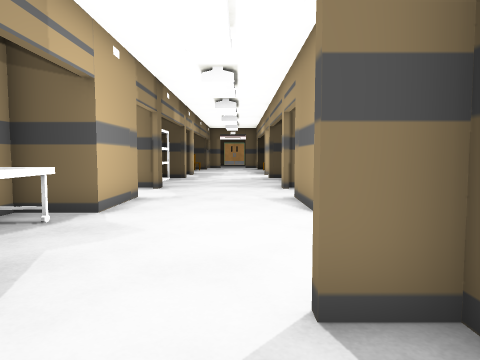
[1] (above)

24 first-person views from a walk through a scene from a Unity 3-D project. The camera is 1.2 m above the floor, tilts 4° down and sees 70° across. The floor is counted in squares, 1 m on a side. Each view is taken from the middle of a square. On the plan, view 1 faces up. The plan holds only what a view shows up to about 14 squares ahead; the rest is blank. The place goes on beyond the plan. The player character is not drawn. Some animated figures are left out. Door leaves are left out, so doorways stand open. Some surface patterns are stand-ins.

[2]
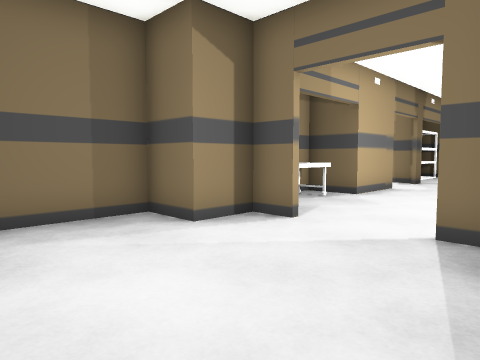

[3]
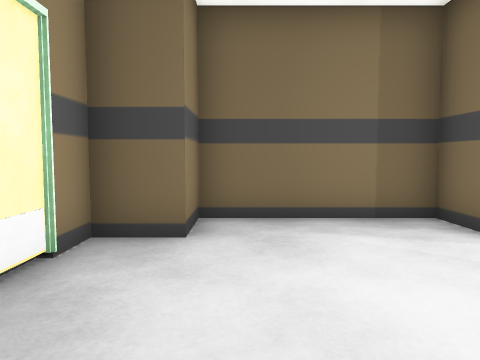

[4]
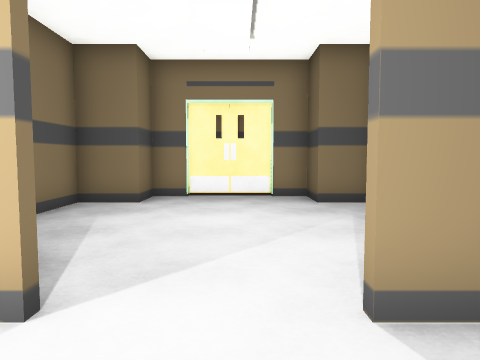

[5]
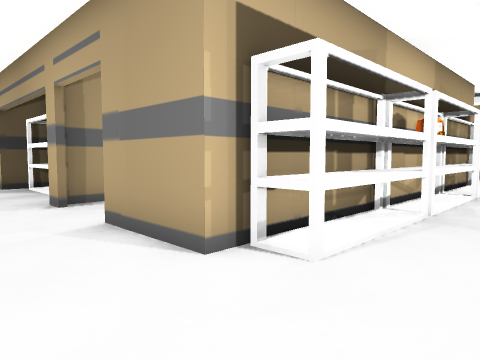

[6]
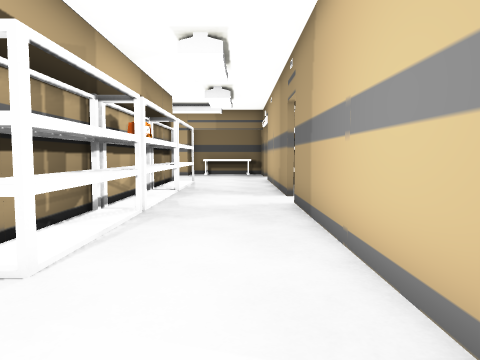

[7]
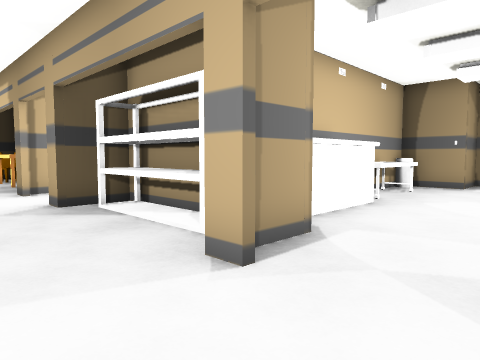

[8]
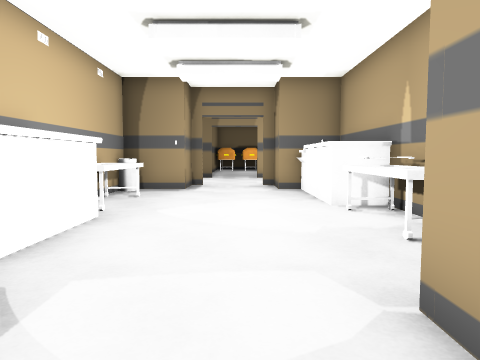

[9]
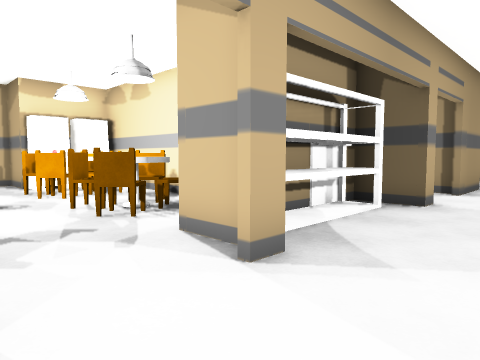

[10]
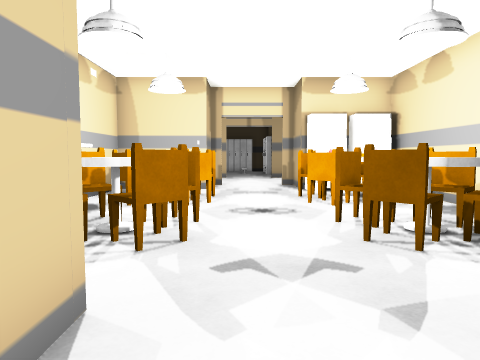

[11]
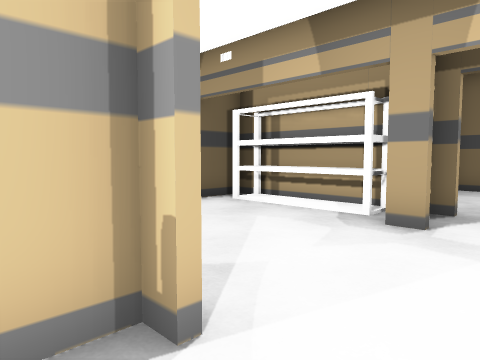

[12]
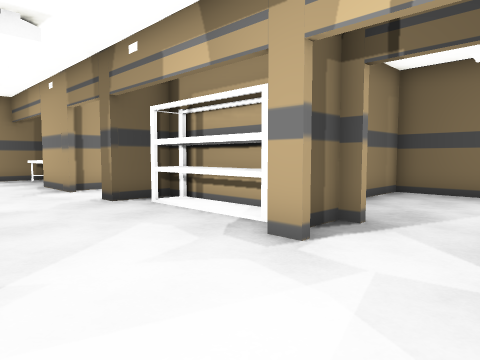

[13]
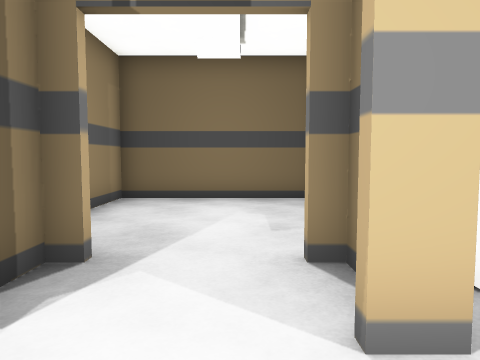

[14]
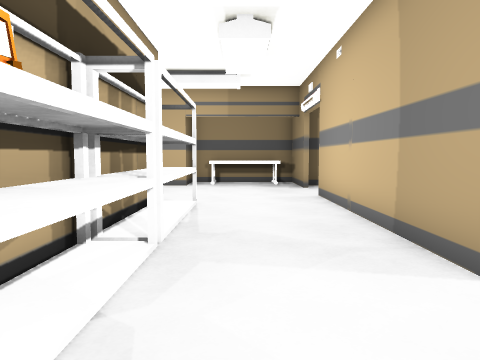

[15]
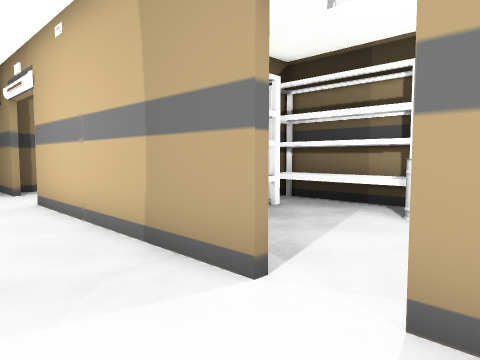

[16]
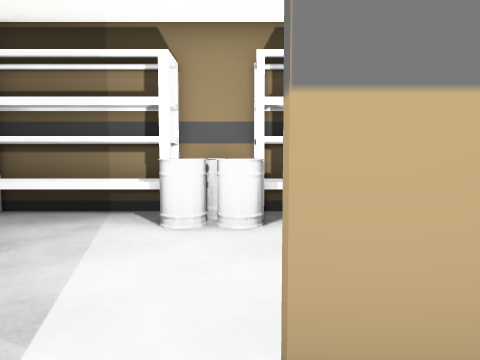

[17]
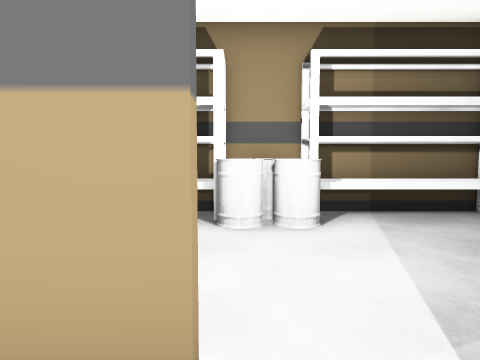

[18]
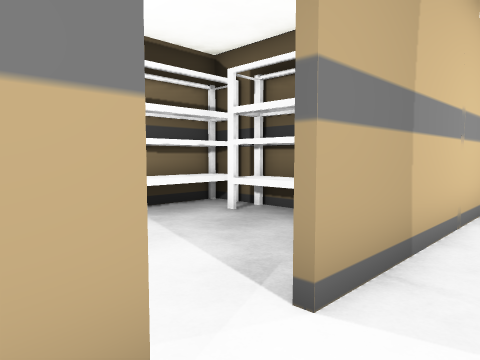

[19]
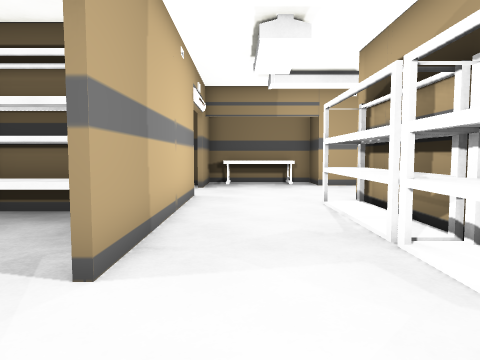

[20]
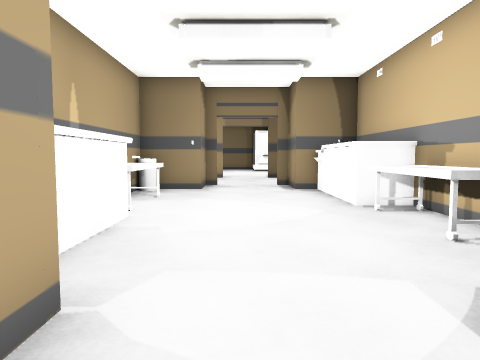

[21]
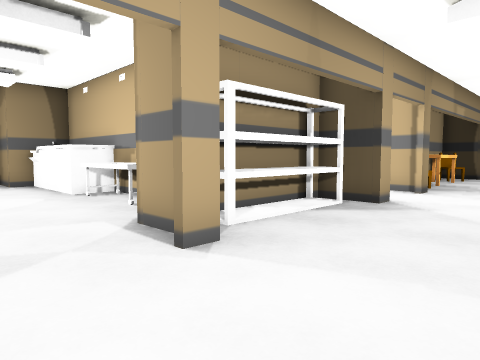

[22]
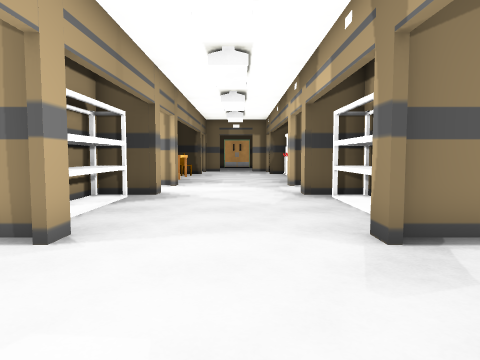

[23]
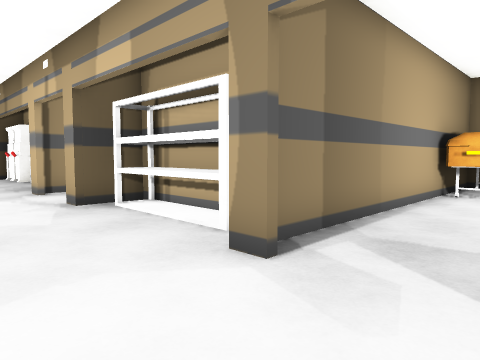

[24]
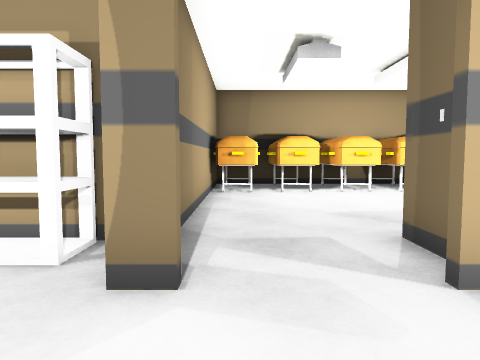

### Floor plan
Points are (right, up) in squares from view 1. A wall is a line through its corners. A room is listed if a view was taken in it or the views show most of it. See-through windows are left out.
Room 1 (views 1, 2, 3)
walls: (-1.9, 2.4) (-3, 2.4) (-3, 0.8) (-4.6, 0.8) (-4.6, -3.8) (-3, -3.8) (-3, -5.2) (1.6, -5.2) (1.6, -3.8) (3.2, -3.8) (3.2, -2); (1.6, 2.4) (0.5, 2.4)
ways out: open door at (-1, 2.5) to room 2
Room 2 (views 4, 5, 6, 7, 8, 9, 10, 11, 12, 13, 14, 15, 16, 17, 18, 19)
walls: (1.9, 9.6) (3.6, 9.6) (3.6, 7.5); (3.6, 13.5) (3.6, 13) (1.9, 13); (2.6, 7.2) (1.6, 7.2) (1.6, 10.1); (1.6, 12.5) (1.6, 13.2) (3.4, 13.2) (3.4, 13.6); (8.6, 15.2) (7.6, 15.2); (5.4, 2.6) (7.9, 2.6); (11.1, 15.6) (12.5, 15.6); (13.4, 8.1) (13.4, 9.6) (14.8, 9.6); (9.1, 2.6) (11.5, 2.6); (12.5, 15.2) (11.4, 15.2); (3.5, 18.6) (1.6, 18.6) (1.6, 19.2); (-3, 10.1) (-3, 7.2) (-4.8, 7.2); (0.5, 2.6) (3.6, 2.6); (15.1, 7.2) (14.4, 7.2); (15.2, 13) (13.4, 13) (13.4, 13.5); (1.8, 18.8) (3.6, 18.8); (3.6, 0.4) (3.6, -1); (13.4, 2.6) (16.5, 2.6); (13.4, 18.8) (15.2, 18.8); (-2.9, 2.6) (-1.9, 2.6); (3.6, 22.2) (1.9, 22.2); (1.6, 21.8) (1.6, 22.5); (-3, 19.2) (-3, 18.5); (-4.8, 17.9) (-4.8, 13.2) (-3, 13.2) (-3, 12.5); (4.1, -3.4) (13.2, -3.4); (-4.8, 18.8) (-3.8, 18.8); (15.1, 22.2) (13.5, 22.2); (-3, 22.5) (-3, 21.8)
ways out: open door at (-1, 2.5) to room 1; opening at (16.3, 5) to room 3; open door at (15, 11) to room 3; open door at (15, 20.5) to room 3; open door at (-5, 20.5); open door at (-3, 11); open door at (2, 11); open door at (2, 20.5); open door at (8.7, 2.7)
objects: other object (-4, 3) to (-4, 6); shelf (-4, 14) to (-4, 18); shelf (2, 6) to (6, 7); shelf (2, 14) to (3, 18); shelf (4, -3) to (7, -2); shelf (4, -2) to (5, 2); bin (4, 8); other object (4, 14) to (7, 15); chair (5, 17) to (6, 17); chair (5, 18) to (6, 19); chair (5, 22) to (6, 22); other object (6, 8) to (7, 9); shelf (7, 6) to (7, 7); chair (7, 17) to (8, 17); chair (7, 18) to (8, 19); barrel (8, -3) to (9, -3); barrel (8, -2); radio (8, 6) to (8, 7); other object (8, 8); other object (8, 9); other object (8, 14) to (11, 15); chair (8, 22); barrel (9, -2); shelf (9, 6) to (10, 7); other object (9, 8) to (9, 9); other object (9, 17) to (10, 17); chair (9, 18) to (10, 19); chair (9, 22) to (10, 22); shelf (10, -3) to (13, -2); other object (10, 9) to (13, 9); shelf (11, 6) to (15, 7); other object (11, 17) to (12, 17); chair (11, 18) to (11, 19); shelf (12, -2) to (13, -1); shelf (12, 2) to (13, 2); chair (12, 22)
Room 3 (views 20, 21, 22, 23, 24)
walls: (20.9, 9.6) (22, 9.6); (20, 12.5) (20, 13.2); (20, 7.1) (20, 8.1); (21.8, 13.9) (21.8, 18.6) (20, 18.6) (20, 19.2); (15.4, 13.2) (15.4, 12.5); (18.9, 2.6) (20.1, 2.6); (31.5, 13) (20.4, 13); (15.4, 19.2) (15.4, 18.6) (13.5, 18.6); (20, 21.8) (20, 22.5); (15.4, 22.5) (15.4, 21.8)
ways out: opening at (16.3, 5) to room 2; open door at (15, 11) to room 2; open door at (15, 20.5) to room 2; open door at (18, 2.5); open door at (20, 11); open door at (20, 20.5)
objects: other object (12, 18) to (13, 19); bin (13, 15); other object (13, 16) to (13, 17); shelf (14, 14) to (15, 18); shelf (21, 14) to (21, 18); other object (28, 7); other object (28, 8) to (29, 9); other object (28, 9); other object (28, 10) to (31, 10); other object (28, 11) to (31, 11); other object (28, 12) to (31, 12); other object (29, 6) to (29, 7)

Positions as (right, up) in squares from view 1, and headings:
1: (0, 0), facing up
2: (2, -3), facing up-left
3: (2, -3), facing left
4: (-1, 5), facing down
5: (-1, 4), facing up-right
6: (-1, 4), facing right
7: (-1, 10), facing up-right
8: (1, 11), facing right
9: (-1, 22), facing down-right
10: (1, 21), facing right
11: (3, 21), facing down-left
12: (1, 22), facing down-left
13: (-1, 21), facing left
14: (6, 5), facing right
15: (7, 5), facing down-right
16: (8, 4), facing down
17: (9, 4), facing down
18: (10, 4), facing down-left
19: (11, 4), facing left
20: (16, 11), facing left
21: (19, 10), facing up-left
22: (18, 8), facing up
23: (17, 10), facing up-right
24: (17, 12), facing right
